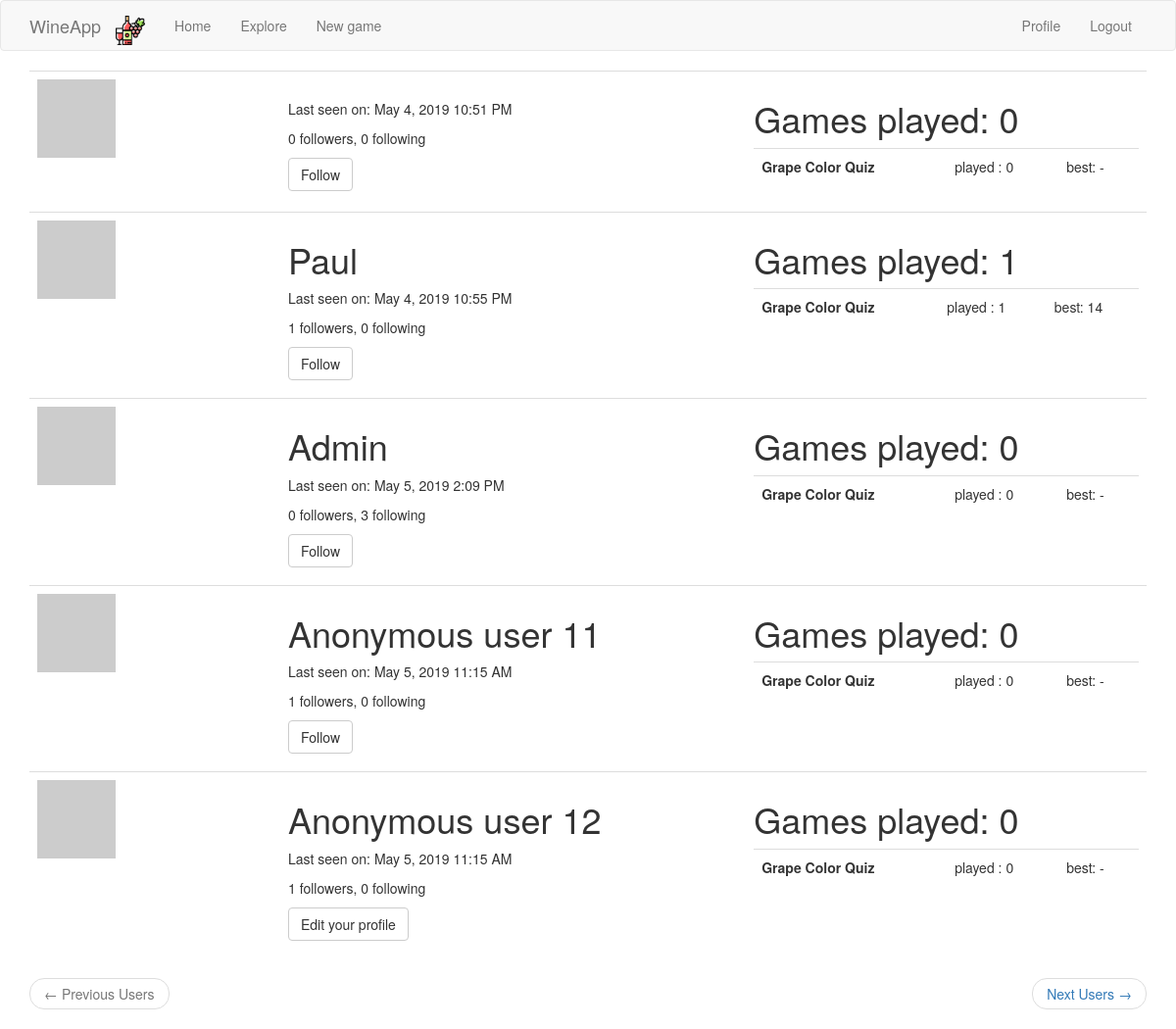
Page /explore_users (signed in) on the committed database.
### app/models.py (models this page shows, shortened)
class User(UserMixin, db.Model):
    id = db.Column(db.Integer, primary_key=True)
    username = db.Column(db.String(64), index=True, unique=True)
    email = db.Column(db.String(120), index=True, unique=True)
    password_hash = db.Column(db.String(128))
    posts = db.relationship('Post', backref='author', lazy='dynamic')
    about_me = db.Column(db.String(140))
    last_seen = db.Column(db.DateTime, default=datetime.utcnow)
    followed = db.relationship(
        'User', secondary=followers,
        primaryjoin=(followers.c.follower_id == id),
        secondaryjoin=(followers.c.followed_id == id),
        backref=db.backref('followers', lazy='dynamic'), lazy='dynamic')
    def avatar(self, size):
        digest = md5(self.email.lower().encode('utf-8')).hexdigest()
        return 'https://www.gravatar.com/avatar/{}?d=identicon&s={}'.format(
            digest, size)
    def is_following(self, user_):
        return self.followed.filter(
            followers.c.followed_id == user_.id).count() > 0

### app/main/routes.py (the view)
@bp.route('/explore_users', methods=['GET', 'POST'])
@login_required
def explore_users():
    page = request.args.get('page', 1, type=int)
    users = User.query.order_by(User.id.asc()).paginate(
        page, current_app.config['USERS_PER_PAGE'], False)
    next_url = url_for('main.explore_users', page=users.next_num) \
        if users.has_next else None
    prev_url = url_for('main.explore_users', page=users.prev_num) \
        if users.has_prev else None
    games_stats = {u.id: get_player_stats(u) for u in users.items}
    return render_template('explore_users.html',
                           users=users.items,
                           games_stats=games_stats,
                           prev_url=prev_url,
                           next_url=next_url)

### app/main/routes.py (called while the page is built)
@bp.before_app_request
def before_request():
    if current_user.is_authenticated:
        current_user.last_seen = datetime.utcnow()
        db.session.commit()
    g.locale = str(get_locale())

### app/models.py (called while the page is built)
@login.user_loader
def load_user(id):
    return User.query.get(int(id))

def get_player_stats(user_):
    games = Game.query.filter_by(player_id=user_.id).all()
    games_per_type = {}
    for game_type, game_name in current_app.config['GAMES_TO_NAMES'].items():
        games_per_type[(game_type, game_name)] = [game for game in games if game.game_type == game_type]
    summary_per_type = []
    for (game_type, game_name), games in games_per_type.items():
        summary_per_type.append(
            {
                'name': game_name,
                'type': game_type,
                'nb_played': len(games),
                'best': max(games, key=lambda x: x.score).score if len(games) > 0 else '-'
            }
        )
        return summary_per_type, len(games)

### app/templates/explore_users.html
{% extends "base.html" %}
{% block app_content %}
<table class="table table-hover">
     {% for user in users %}
        {% include '_user.html' %}
    {% endfor %}
</table>
<nav aria-label="...">
    <ul class="pager">
        <li class="previous{% if not prev_url %} disabled{% endif %}">
            <a href="{{ prev_url or '#' }}">
                <span aria-hidden="true">&larr;</span> {{ _('Previous Users') }}
            </a>
        </li>
        <li class="next{% if not next_url %} disabled{% endif %}">
            <a href="{{ next_url or '#' }}">
                {{ _('Next Users') }} <span aria-hidden="true">&rarr;</span>
            </a>
        </li>
    </ul>
</nav>
{% endblock %}

### app/templates/_user.html (shortened to what this page needs)
<tr onclick="window.location='{{ url_for('main.user', username=user.username) }}'">
    <td width="256px"><img src="{{ user.avatar(256) }}"></td>
    <td>
        <h1>{{ user.username.capitalize() }}</h1>
        {% if user.last_seen %}
        <p>{{ _('Last seen on') }}: {{ moment(user.last_seen).format('LLL') }}</p>
        {% endif %}
        <p>{{ _('%(count)d followers', count=user.followers.count()) }}, {{ _('%(count)d following',
            count=user.followed.count()) }}</p>
        {% if user == current_user %}
        <p><a class="btn btn-default" href="{{ url_for('main.edit_profile') }}">{{ _('Edit your profile') }}</a></p>
        {% elif not current_user.is_following(user) %}
        <p><a class="btn btn-default" href="{{ url_for('main.follow', username=user.username) }}">{{ _('Follow') }}</a></p>
        {% else %}
        <p><a class="btn btn-default" href="{{ url_for('main.unfollow', username=user.username) }}">{{ _('Unfollow') }}</a></p>
        {% endif %}
    </td>
    <td>
        <h1>Games played: {{ games_stats[user.id][1] }}</h1>
        <table class="table table-hover">
            {% for game in games_stats[user.id][0] %}
            <tr>
                <th>{{ game.name }}</th>
                <td>played : {{ game.nb_played }}</td>
                <td>best: {{ game.best }}</td>
                {% endfor %}
            </tr>
        </table>
    </td>
</tr>

### rows in the picture
User: last_seen "May 4, 2019 10:51 PM", games_stats "0", name "Grape Color Quiz", nb_played "0", best "-"
User: username "Paul", last_seen "May 4, 2019 10:55 PM", games_stats "1", name "Grape Color Quiz", nb_played "1", best "14"
User: username "Admin", last_seen "May 5, 2019 2:09 PM", games_stats "0", name "Grape Color Quiz", nb_played "0", best "-"
User: username "Anonymous user 11", last_seen "May 5, 2019 11:15 AM", games_stats "0", name "Grape Color Quiz", nb_played "0", best "-"
User: username "Anonymous user 12", last_seen "May 5, 2019 11:15 AM", games_stats "0", name "Grape Color Quiz", nb_played "0", best "-"
